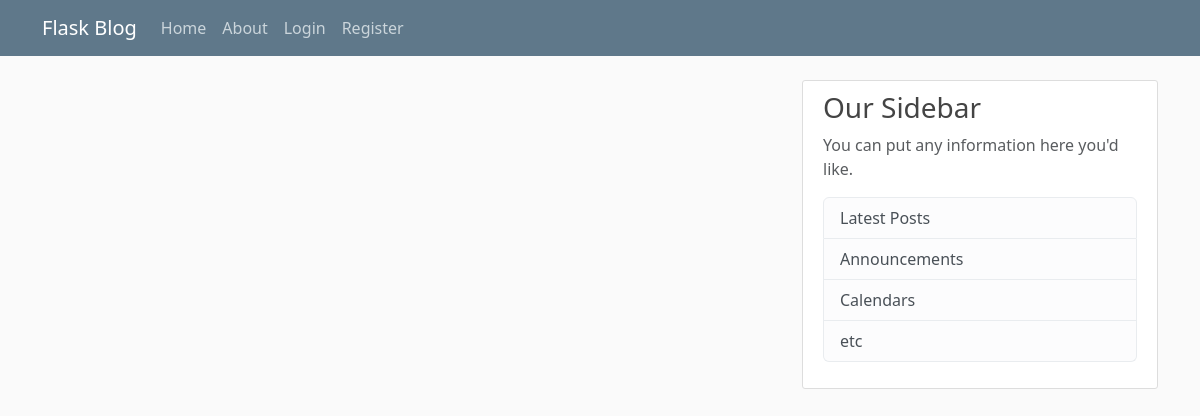
Before: / with the older database file.
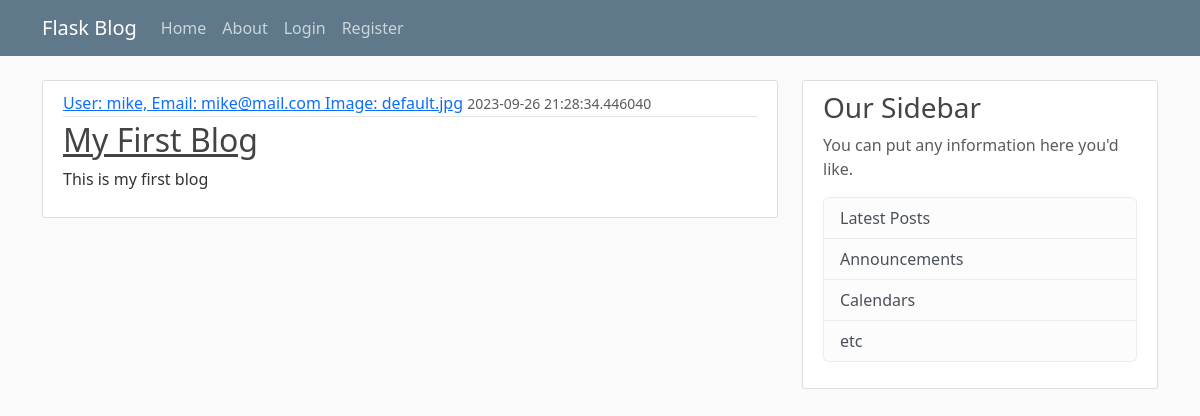
After: the same page with the newer database file.
### flaskblog/models.py (models this page shows, shortened)
class Post(db.Model):
    id = db.Column(db.Integer, primary_key=True)
    title = db.Column(db.String(100), nullable=False)
    date_posted = db.Column(db.DateTime, nullable=False, default=datetime.utcnow)
    content = db.Column(db.Text(), nullable=False)
    user_id = db.Column(db.Integer, db.ForeignKey('user.id'), nullable=False)

class User(db.Model, UserMixin):
    id = db.Column(db.Integer, primary_key=True)
    username = db.Column(db.String(20), unique=True, nullable=False)
    email = db.Column(db.String(120), unique=True, nullable=False)
    image_file = db.Column(db.String(20), nullable=False, default="default.jpg")
    password = db.Column(db.String(60), nullable=False)
    posts = db.relationship("Post", backref="author", lazy=True)
    def __repr__(self):
        return f"User: {self.username}, Email: {self.email} Image: {self.image_file}"

### flaskblog/routes.py (the view)
@app.route("/home")
@app.route("/")
def home():
    posts = Post.query.all()
    return render_template("home.html", posts=posts)

### flaskblog/templates/home.html
{% extends 'base.html' %}
{% block content %}
    {% for post in posts  %}
        <article class="media content-section bg-gray-100">
            <div class="media-body">
                <div class="article-metadata">
                    <a class="mr-2 text-center" href="#">{{ post.author }}</a>
                    <small class="text-muted">{{ post.date_posted }}</small>
                </div>
                <h2><a class="article-title" href="#">{{ post.title }}</a></h2>
                <p class="article-content">{{ post.content }}</p>
            </div>
        </article>
    {% endfor %}
{% endblock %}

### flaskblog/templates/base.html (shortened to what this page needs)
<!DOCTYPE html>
<html lang="en">
<head>
    <link href="https://cdn.jsdelivr.net/npm/bootstrap@5.3.2/dist/css/bootstrap.min.css"
    rel="stylesheet"
>
    <link rel="stylesheet" href="{{ url_for('static', filename='main.css' ) }}">
</head>
<body>
    {% include 'navigation.html'   %}
    <main role="main" class="container bg-gray-400">
        <div class="row">
            <div class="col-md-8">
            {% block content %}{% endblock %}
            </div>
                <div class="col-md-4">
                <div class="content-section">
                    <h3>Our Sidebar</h3>
                    <p class='text-muted'>You can put any information here you'd like.
                    <ul class="list-group">
                        <li class="list-group-item list-group-item-light">Latest Posts</li>
                        <li class="list-group-item list-group-item-light">Announcements</li>
                        <li class="list-group-item list-group-item-light">Calendars</li>
                        <li class="list-group-item list-group-item-light">etc</li>
                    </ul>
                    </p>
                </div>
                </div>
        </div>
    </main>
</body>
</html>

### flaskblog/templates/navigation.html (shortened to what this page needs)
<header class="site-header">
  <nav class="navbar navbar-expand-md navbar-dark bg-steel fixed-top">
    <div class="container">
      <a class="navbar-brand mr-4" href="/">Flask Blog</a>
      <div class="collapse navbar-collapse" id="navbarToggle">
        <div class="navbar-nav mr-auto">
          <a class="nav-item nav-link" href="{{ url_for('home' ) }}">Home</a>
          <a class="nav-item nav-link" href="{{ url_for('about' ) }}">About</a>
        </div>
        <div class="navbar-nav">
          {% if current_user.is_authenticated %}
            <a class="nav-item nav-link" href="{{ url_for('new_post' ) }}">New</a>
            <a class="nav-item nav-link" href="{{ url_for('account' ) }}">Account</a>
            <a class="nav-item nav-link" href="{{ url_for('logout' ) }}">Logout</a>
          {% else %}
            <a class="nav-item nav-link" href="{{ url_for('login' ) }}">Login</a>
            <a class="nav-item nav-link" href="{{ url_for('register' ) }}">Register</a>
          {% endif %}
        </div>
      </div>
    </div>
  </nav>
</header>

### flaskblog/static/main.css (style rules this page uses)
body { background: #fafafa; color: #333333; margin-top: 5rem; }
h1, h2, h3, h4, h5, h6 { color: #444444; }
.bg-steel { background-color: #5f788a; }
.site-header .navbar-nav .nav-link { color: #cbd5db; }
.content-section { background: #ffffff; padding: 10px 20px; border: 1px solid #dddddd; border-radius: 3px; margin-bottom: 20px; }
.article-title { color: #444444; }
.article-content { white-space: pre-line; }
.article-metadata { padding-bottom: 1px; margin-bottom: 4px; border-bottom: 1px solid #e3e3e3 }

Changed rows visible on the page:
added Post: author "User: mike, Email: mike@mail.com Image: default.jpg", date_posted "2023-09-26 21:28:34.446040", title "My First Blog", content "This is my first blog"
